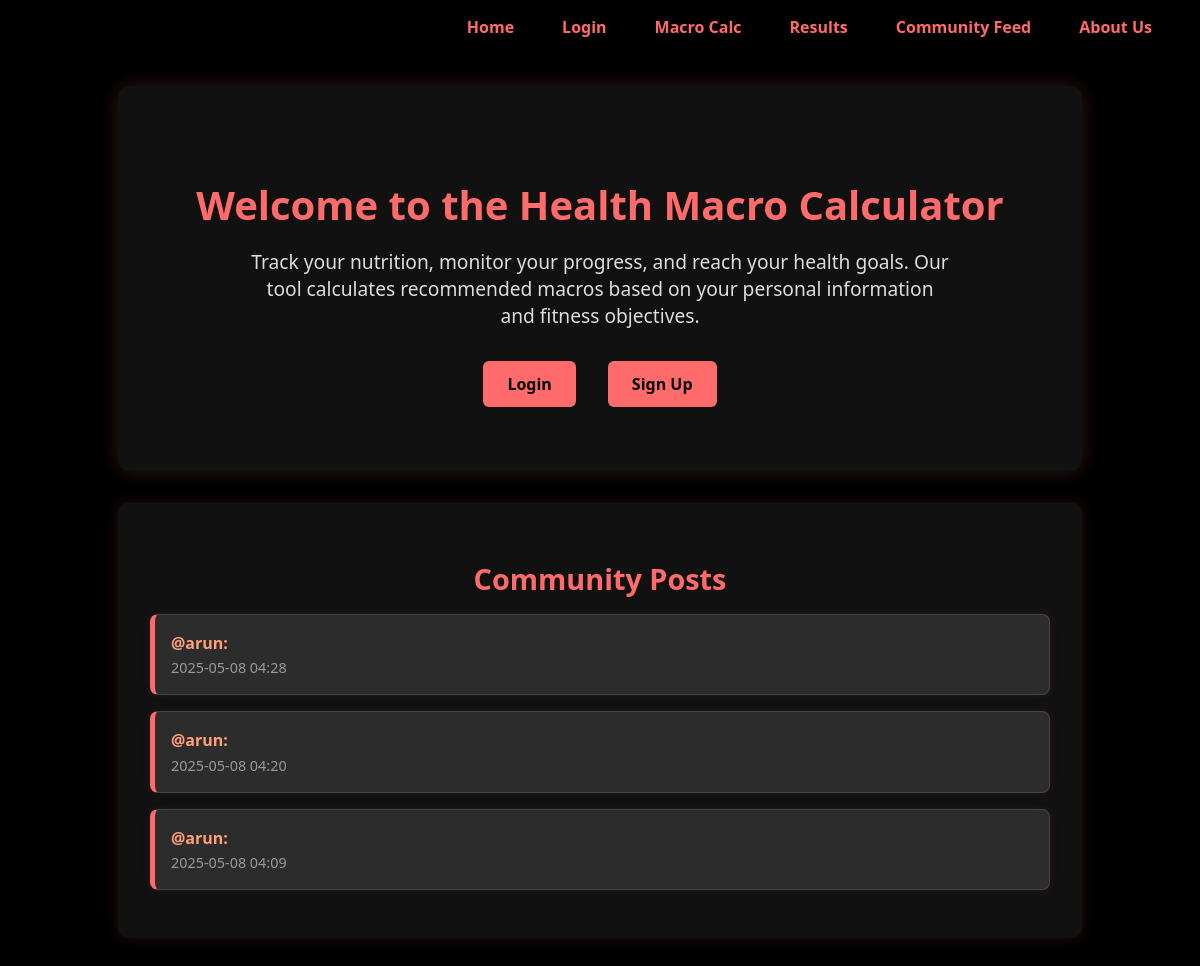
Before: / with the older database file.
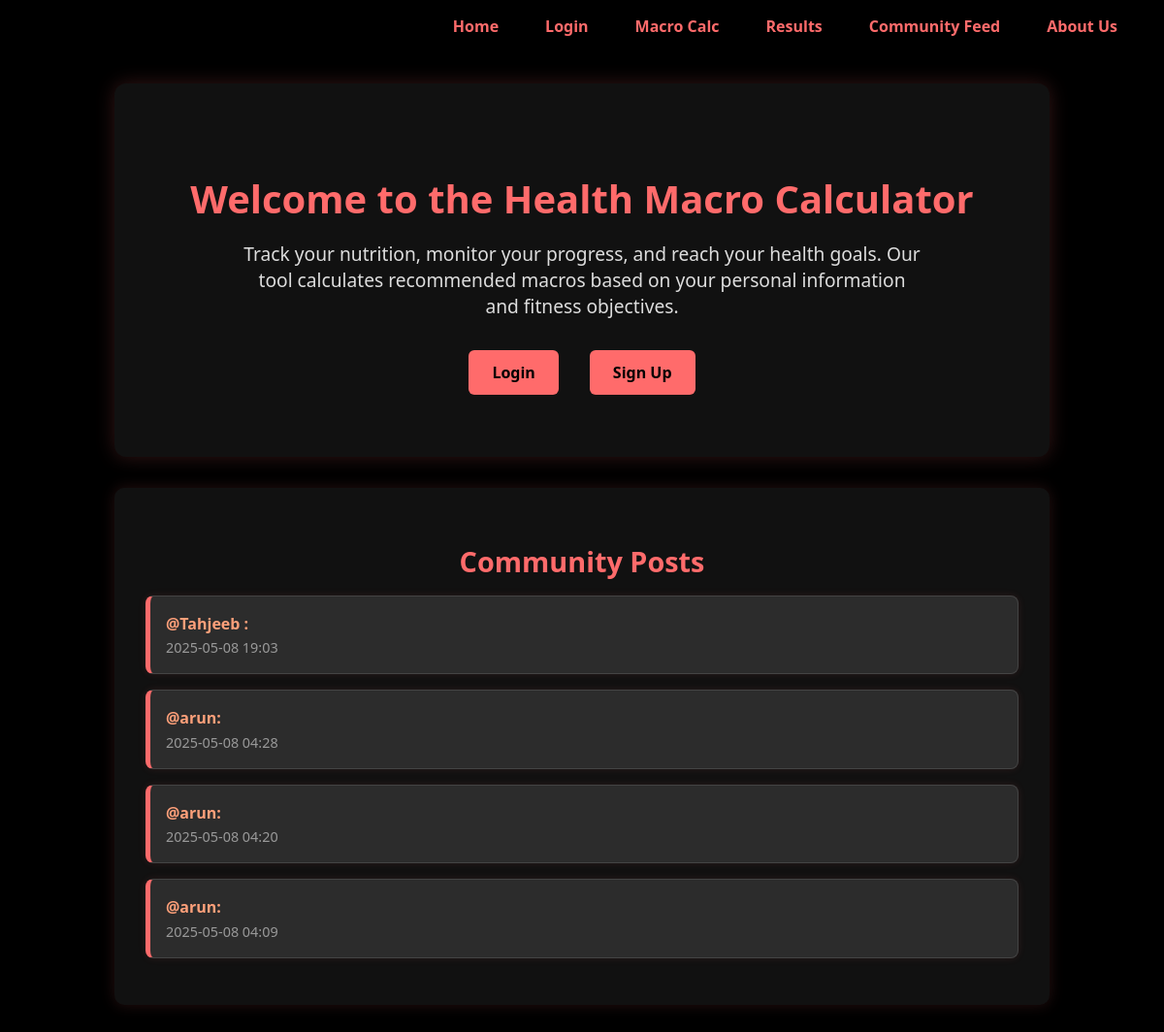
After: the same page with the newer database file.
### app/models.py (models this page shows)
class FeedPost(db.Model):
    feedpost_id = db.Column(db.Integer, primary_key=True, autoincrement=True)
    timestamp = db.Column(db.DateTime, default=datetime.utcnow)
    user_id = db.Column(db.Integer, db.ForeignKey('user.id'), nullable=False)
    macro_post_id = db.Column(db.Integer, db.ForeignKey('macro_post.id'), nullable=False)
    user = db.relationship('User', backref='feed_posts')
    macro_post = db.relationship('MacroPost', backref='feed_entries')

class User(db.Model, UserMixin):
    id = db.Column(db.Integer, primary_key=True)
    name = db.Column(db.String(80), unique=True, nullable=False)
    email = db.Column(db.String(120), unique=True, nullable=False)
    password = db.Column(db.String(120), nullable=False)

### app/routes.py (the view)
@app.route('/')
def home():
    feed_posts = FeedPost.query.order_by(FeedPost.timestamp.desc()).all()
    return render_template('home.html', feed_posts=feed_posts)

### app/templates/home.html (shortened to what this page needs)
{% extends "base.html" %}
{% block content %}
<div class="hero">
  <h1>Welcome to the Health Macro Calculator</h1>
  <p>
    Track your nutrition, monitor your progress, and reach your health goals.
    Our tool calculates recommended macros based on your personal information
    and fitness objectives.
  </p>
  <div class="cta">
    <a href="{{ url_for('login') }}">Login</a>
    <a href="{{ url_for('signup') }}">Sign Up</a>
  </div>
</div>
<section class="community-posts">
  <h2>Community Posts</h2>
  {% if feed_posts %}
    <div class="macro-history">
      {% for post in feed_posts %}
        <div>
          <p><strong>@{{ post.user.name }}:</strong> {{ post.content }}</p>
          <small>{{ post.timestamp.strftime('%Y-%m-%d %H:%M') }}</small>
        </div>
      {% endfor %}
    </div>
  {% else %}
    <p>No community posts yet. Be the first to share!</p>
  {% endif %}
</section>
{% endblock %}

### app/templates/base.html (shortened to what this page needs)
<!DOCTYPE html>
<html lang="en">
<head>
  <link rel="stylesheet" href="./static/css/style.css" />
</head>
<body>
  <header>
    <nav>
      <ul>
        <li><a href="{{ url_for('home') }}">Home</a></li>
        {% if "user" not in session %}
          <li><a href="{{ url_for('login') }}">Login</a></li>
        {% else %}
          <li><a href="{{ url_for('profile') }}">Profile</a></li>
        {% endif %}
        <li><a href="{{ url_for('calculator') }}">Macro Calc</a></li>
        <li><a href="{{ url_for('results') }}">Results</a></li>
        <li><a href="{{ url_for('feed') }}">Community Feed</a></li>
        <li><a href="{{ url_for('about') }}">About Us</a></li>
      </ul>
    </nav>
  </header>
  <main>
    {% block content %}
    {% endblock %}
  </main>
</body>
</html>

### app/static/css/style.css (style rules this page uses)
body { background-color: #000; color: #eee; font-family: 'Segoe UI', Tahoma, Geneva, Verdana, sans-serif; margin: 0; padding: 0; }
h1, h2 { color: #ff6b6b; text-align: center; }
header { padding: 1rem 2rem; }
nav ul { list-style: none; display: flex; justify-content: flex-end; gap: 1rem; padding: 0; margin: 0; }
nav a { position: relative; color: #ff6b6b; font-weight: bold; text-decoration: none; padding: 0.5rem 1rem; transition: color 0.3s ease; }
nav a::after { content: ''; position: absolute; left: 0; bottom: 0; height: 2px; width: 0%; background-color: #ff6b6b; transition: width 0.3s ease; }
.hero { text-align: center; padding: 4rem 2rem; background-color: #111; border-radius: 12px; margin: 2rem auto; max-width: 900px; box-shadow: 0 0 20px rgba(255, 107, 107, 0.2); }
.hero h1 { font-size: 2.5rem; color: #ff6b6b; margin-bottom: 1rem; }
.hero p { font-size: 1.2rem; color: #ddd; max-width: 700px; margin: 0 auto 2rem auto; }
.cta { display: flex; justify-content: center; gap: 2rem; margin-top: 2rem; }
.cta a { background-color: #ff6b6b; color: #000; padding: 0.75rem 1.5rem; border-radius: 6px; text-decoration: none; font-weight: bold; transition: background-color 0.3s ease; }
section { background-color: #111; color: #eee; max-width: 900px; margin: 2rem auto; padding: 2rem; border-radius: 10px; box-shadow: 0 0 15px rgba(255, 107, 107, 0.15); }
section h2 { color: #ff6b6b; margin-bottom: 1rem; font-size: 1.8rem; }
section p { font-size: 1rem; line-height: 1.6; }
.macro-history strong { color: #ffa07a; }
.community-posts .macro-history { padding: 0; }
.community-posts .macro-history div { background-color: #2c2c2c; border: 1px solid #444; border-left: 5px solid #ff6b6b; border-radius: 8px; padding: 1rem; margin-bottom: 1rem; box-shadow: 0 0 8px rgba(255, 107, 107, 0.1); transition: transform 0.2s ease; }
.community-posts .macro-history p { margin: 0; padding: 0; }
.community-posts .macro-history small { color: #999; font-size: 0.9rem; }

Changed rows visible on the page:
added FeedPost: user.name "Tahjeeb", timestamp "2025-05-08 19:03"
